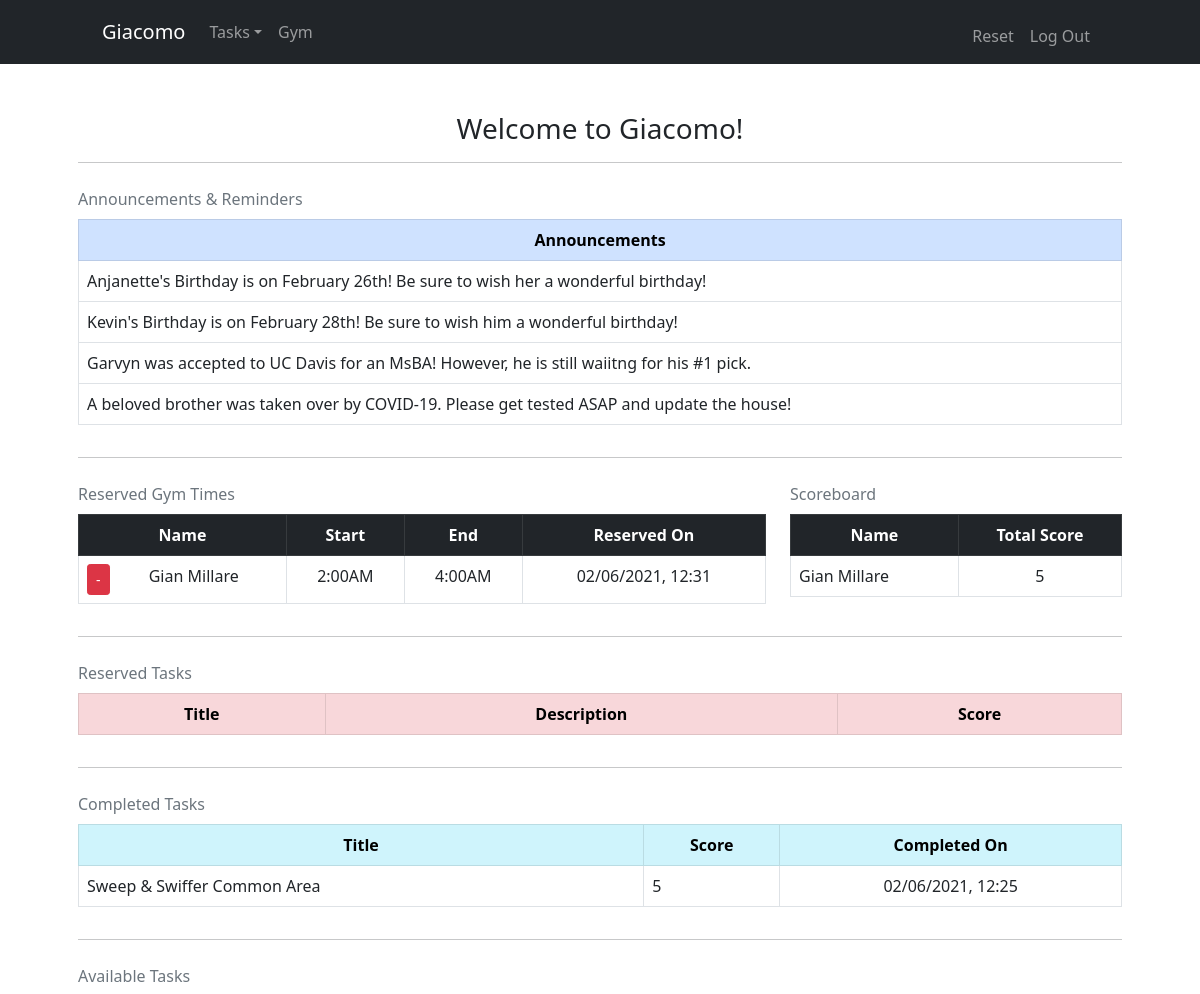
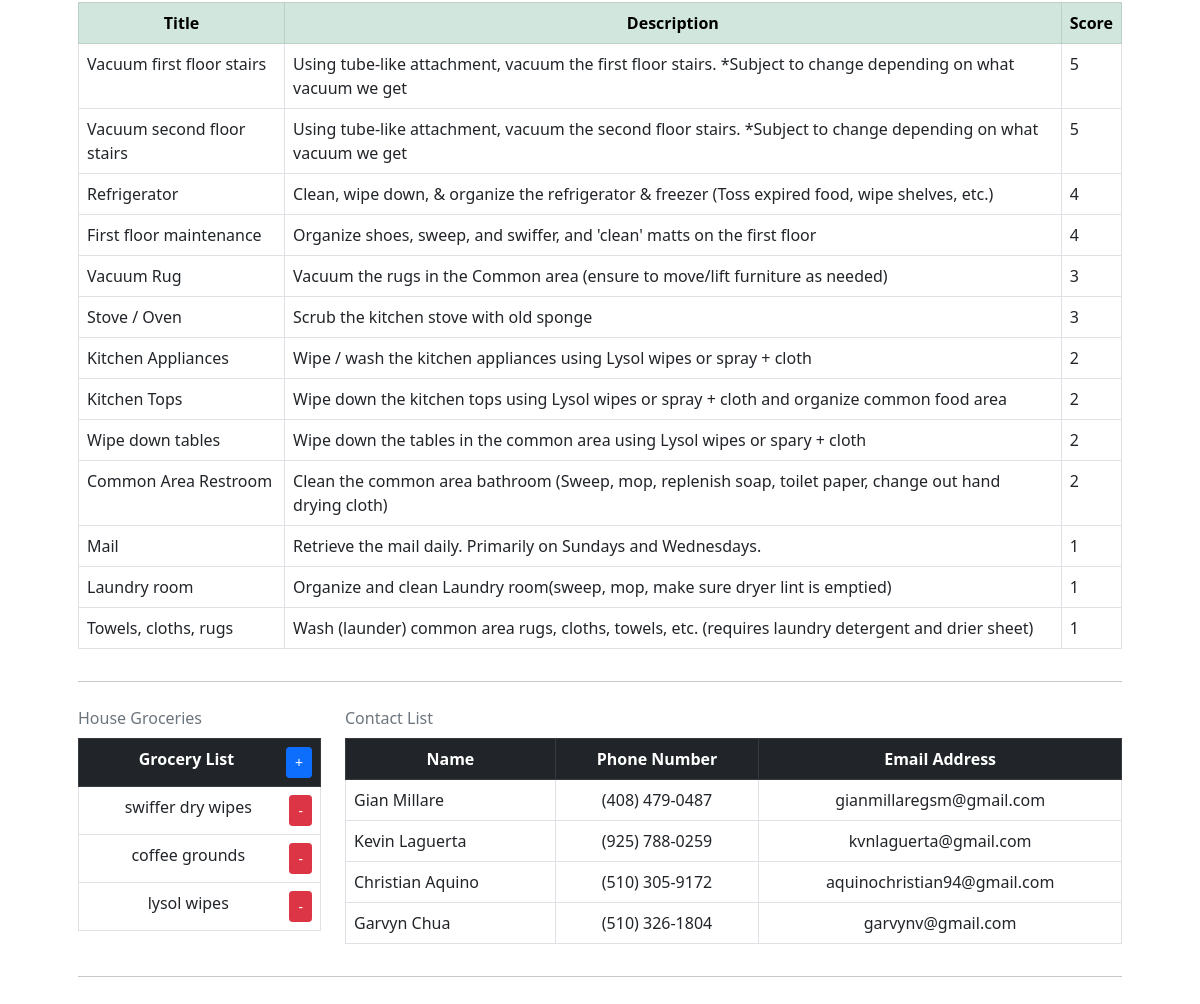
The page / (signed in) on the database its author committed (2 pictures, top to bottom).
### tables this page shows
CREATE TABLE "reserved_gym" (
reserve_id INTEGER PRIMARY KEY AUTOINCREMENT NOT NULL,
user_id INTEGER NOT NULL,
start TEXT NOT NULL,
end TEXT NOT NULL,
date DATE DEFAULT (datetime('now','localtime')));

CREATE TABLE 'housemates' (
'id' INTEGER PRIMARY KEY AUTOINCREMENT NOT NULL,
'name' VARCHAR(255) NOT NULL,
'username' VARCHAR(255) NOT NULL,
'password' VARCHAR(255) NOT NULL
);

CREATE TABLE "completed_tasks" (
'completed_id' INTEGER PRIMARY KEY AUTOINCREMENT NOT NULL,
'user_id' INTEGER NOT NULL,
'title' TEXT NOT NULL,
'score' INTEGER NOT NULL,
'completed_on' DATE DEFAULT (datetime('now','localtime')));

CREATE TABLE tasks (
task_id INTEGER PRIMARY KEY AUTOINCREMENT NOT NULL,
user_id INTEGER NOT NULL DEFAULT 0,
title TEXT NOT NULL,
description TEXT NOT NULL,
score INTEGER NOT NULL DEFAULT 1);

CREATE TABLE 'groceries' (
'item_id' INTEGER PRIMARY KEY AUTOINCREMENT NOT NULL,
'user_id' INTEGER NOT NULL DEFAULT 0,
'item' TEXT NOT NULL);

CREATE TABLE 'contacts' (
'name' TEXT NOT NULL,
'phone' TEXT NOT NULL,
'email' TEXT NOT NULL);

### app.py (the view, shortened to what this page needs)
@app.route("/", methods=["GET", "POST"])
@login_required
def index():
    c.execute("""
    SELECT reserve_id, title, description, score FROM reserved WHERE user_id = :user_id
    """, {"user_id": session["user_id"]})
    rows = c.fetchall()
    user_reserved_tasks = []
    c.execute("""
    SELECT title, score,
    STRFTIME('%m/%d/%Y, %H:%M',completed_on)
    FROM completed_tasks WHERE user_id = :user_id
    """, {"user_id": session["user_id"]})
    rows = c.fetchall()
    user_completed_tasks = []
    for row in rows:
        user_completed_tasks.append({
            "title": row[0],
            "score": row[1],
            "completed_on": row[2]
        })
    c.execute("""
    SELECT name, start, end,
    STRFTIME('%m/%d/%Y, %H:%M',date), reserve_id FROM housemates
    INNER JOIN reserved_gym
    ON housemates.id = reserved_gym.user_id
    """)
    results = c.fetchall()
    display_reserved_gym = []
    for i in results:
        display_reserved_gym.append({
            "reserve_id": i[4],
            "name": i[0],
            "start": i[1],
            "end": i[2],
            "date": i[3]
        })
    c.execute("""
    SELECT name, sum(score) FROM housemates
    INNER JOIN completed_tasks
    ON housemates.id = completed_tasks.user_id
    GROUP BY name;
    """)
    results = c.fetchall()
    scoreboard = []
    for i in results:
        scoreboard.append({
            "name": i[0],
            "score": i[1]
        })
    c.execute("""
    SELECT title, description, score FROM tasks WHERE user_id = 0 ORDER BY score DESC
    """)
    available_tasks = c.fetchall()
    displaying_available_tasks = []
    for i in available_tasks:
        displaying_available_tasks.append({
            "title": i[0],
            "description": i[1],
            "score": i[2]
        })
    c.execute("""
    SELECT item_id, item from groceries
    """)
    results = c.fetchall()
    items = []
    for i in results:
        items.append({
            'item_id': i[0],
            'item':i[1]
        })
    c.execute("""
    SELECT name, phone, email FROM contacts
    """)
    results = c.fetchall()
    contact_info = []
    for i in results:
        contact_info.append({
            'name': i[0],
            'phone': i[1],
            'email': i[2]
        })
    return render_template("index.html", user_reserved_tasks=user_reserved_tasks, items=items, user_completed_tasks=user_completed_tasks, displaying_available_tasks=displaying_available_tasks, contact_info=contact_info, scoreboard=scoreboard, display_reserved_gym=display_reserved_gym)

### helpers.py (called while the page is built)
def login_required(f):
    @wraps(f)
    def decorated_functions(*args, **kwargs):
        if session.get("user_id") is None:
            return redirect("/login")
        return f(*args, **kwargs)
    return decorated_functions

### templates/index.html (shortened to what this page needs)
{% extends "layout.html" %}
{% block main %}
    <h3 style="text-align: center;">Welcome to Giacomo!</h3>
    <hr>
    <div class="row">
        <div class="col-12">
            <table class="table table-bordered caption-top">
                <caption>Announcements & Reminders</caption>
                <thead class="table-primary">
                    <tr>
                        <th scope="col" style="text-align: center;">Announcements</th>
                    </tr>
                </thead>
                <tbody>
                    <tr>
                        <td scope="row">Anjanette's Birthday is on February 26th! Be sure to wish her a wonderful birthday!</td>
                    </tr>
                    <tr>
                        <td scope="row">Kevin's Birthday is on February 28th! Be sure to wish him a wonderful birthday!</td>
                    </tr>
                    <tr>
                        <td scope="row">Garvyn was accepted to UC Davis for an MsBA! However, he is still waiitng for his #1 pick.</td>
                    </tr>
                    <tr>
                        <td scope="row">A beloved brother was taken over by COVID-19. Please get tested ASAP and update the house!</td>
                    </tr>
                </tbody>
            </table>
        </div>
    </div>
    <hr>
    <div class="row">
        <div class="col-8">
            <table class="table table-bordered caption-top">
                <caption>Reserved Gym Times</caption>
                <thead class="table-dark">
                    <tr>
                        <th scope="col" style="text-align: center;">Name</th>
                        <th scope="col" style="text-align: center;">Start</th>
                        <th scope="col" style="text-align: center;">End</th>
                        <th scope="col" style="text-align: center;">Reserved On</th>
                    </tr>
                </thead>
                <tbody>
                    {% for i in display_reserved_gym %}
                    <tr>
                        <td style="text-align: center;"><form style="display: inline; float: left;" method="POST" action="{{ url_for('delete_gym', reserve_id=i.reserve_id) }}"><button class="btn btn-danger btn-sm" type="submit">-</button></form>{{ i.name }}</td>
                        <td style="text-align: center;">{{ i.start }}</td>
                        <td style="text-align: center;">{{ i.end }}</td>
                        <td style="text-align: center;">{{ i.date }}</td>
                    </tr>
                    {% endfor %}
                </tbody>
            </table>
        </div>
        <div class="col-4">
            <table class="table table-bordered caption-top">
                <caption>Scoreboard</caption>
                <thead class="table-dark">
                    <tr>
                        <th scope="col" style="text-align: center;">Name</th>
                        <th scope="col" style="text-align: center;">Total Score</th>
                    </tr>
                </thead>
                <tbody>
                    {% for i in scoreboard %}
                    <tr>
                        <td>{{ i.name }}</td>
                        <td style="text-align: center;">{{ i.score }}</td>
                    </tr>
                    {% endfor %}
                </tbody>
            </table>
        </div>
    </div>
    <hr>
    <div class="row">
        <div class="col-12">
            <table class="table table-bordered caption-top">
                <caption>Reserved Tasks</caption>
                <thead class="table-danger">
                    <tr>
                        <th scope="col" style="text-align: center;">Title</th>
                        <th scope="col" style="text-align: center;">Description</th>
                        <th scope="col" style="text-align: center;">Score</th>
                    </tr>
                </thead>
            </table>
        </div>
    </div>
    <hr>
    <div class="row">
        <div class="col-12">
            <table class="table table-bordered caption-top">
                <caption>Completed Tasks</caption>
                <thead class="table-info">
                    <tr>
                        <th scope="col" style="text-align: center;">Title</th>
                        <th scope="col" style="text-align: center;">Score</th>
                        <th scope="col" style="text-align: center;">Completed On</th>
                    </tr>
                </thead>
                <tbody>
                    {% for i in user_completed_tasks %}
                    <tr>
                        <td>{{ i["title"] }}</td>
                        <td>{{ i["score"] }}</td>
                        <td style="text-align: center;">{{ i["completed_on"] }}</td>
                    </tr>
                    {% endfor %}
                </tbody>
            </table>
        </div>
    </div>
    <hr>
    <div class="row">
        <div class="col-12">
            <table class="table table-bordered caption-top">
                <caption>Available Tasks</caption>
                <thead class="table-success">
                    <tr>
                        <th scope="col" style="text-align: center;">Title</th>
                        <th scope="col" style="text-align: center;">Description</th>
                        <th scope="col" style="text-align: center;">Score</th>
                    </tr>
                </thead>
                <tbody>
                    {% for i in displaying_available_tasks %}
                        <tr>
                            <td>{{ i.title }}</td>
                            <td>{{ i.description }}</td>
                            <td>{{ i.score }}</td>
                        </tr>
                    {% endfor %}
                </tbody>
            </table>
        </div>
    </div>
    <hr>
    <div class="row">
        <div class="col-3">
            <table class="table table-bordered caption-top">
                <caption>House Groceries</caption>
                <thead class="table-dark">
                    <tr>
                        <th scope="col" style="text-align: center;">Grocery List<a href="/add_grocery" style="float: right;" class="btn btn-primary btn-sm" role="button">+</a></th>
                    </tr>
                </thead>
                <tbody>
                    {% for item in items %}
                    <tr style="text-align: center;">
                        <td>{{ item.item }} <form style="display: inline; float: right;" method="POST" action="{{ url_for('delete_grocery', item_id=item.item_id) }}"><button class="btn btn-danger btn-sm" type="submit">-</button></form> </td>
                    </tr>
                    {% endfor %}
                </tbody>
            </table>
        </div>
        <div class="col-9">
            <table class="table table-bordered caption-top">
                <caption>Contact List</caption>
                <thead class="table-dark">
                    <tr>
                        <th scope="col" style="text-align: center;">Name</th>
                        <th scope="col" style="text-align: center;">Phone Number</th>
                        <th scope="col" style="text-align: center;">Email Address</th>
                    </tr>
                </thead>
                <tbody>
                    {% for i in contact_info %}
                    <tr>
                        <td>{{ i["name"] }}</td>
                        <td style="text-align: center;">{{ i["phone"] }}</td>
                        <td style="text-align: center;">{{ i["email"] }}</td>
                    </tr>
                    {% endfor %}
                </tbody>
            </table>
        </div>
    </div>
    <hr>
{% endblock %}

### templates/layout.html (shortened to what this page needs)
<!DOCTYPE html>
<html lang="en">
    <head>
        <link href="https://cdn.jsdelivr.net/npm/bootstrap@5.0.0-beta1/dist/css/bootstrap.min.css" rel="stylesheet">
        <link href="/static/styles.css" rel="stylesheet">
    </head>
    <body>
        <nav class="navbar navbar-expand-lg navbar-dark bg-dark">
                <div class="container-fluid">
                    <a class="navbar-brand" href="/">Giacomo</a>
                    <div class="collapse navbar-collapse" id="navbarSupportedContent">
                        {% if session.user_id %}
                            <ul class="navbar-nav me-auto mb-2 mb-lg-0">
                                <li class="nav-item dropdown">
                                    <a class="nav-link dropdown-toggle" href="#" id="navbarDropdown" role="button" data-bs-toggle="dropdown" aria-expanded="false">Tasks</a>
                                </li>
                                <li class="nav-item">
                                    <a class="nav-link" href="/gym" tabindex="-1" aria-disabled="true">Gym</a>
                                </li>
                            </ul>
                            <ul class="navbar-nav ms-auto mt-2">
                                <li class="nav-item"><a class="nav-link" href="/reset">Reset</a></li>
                                <li class="nav-item"><a class="nav-link" href="/logout">Log Out</a></li>
                            </ul>
                        {% else %}
                            <ul class="navbar-nav ms-auto mt-2">
                                <li class="nav-item"><a class="nav-link" href="/register">Register</a></li>
                                <li class="nav-item"><a class="nav-link" href="/login">Log In</a></li>
                            </ul>
                        {% endif %}
                    </div>
                </div>
        </nav>
        <main class="container p-5">
            {% block main %}{% endblock %}
        </main>
    </body>
</html>

### static/styles.css (style rules this page uses)
@media screen and (min-width:768px) { .navbar { padding-left:90px; padding-right:90px; } }

### rows shown on the page
reserved_gym: name "Gian Millare", start "2:00AM", end "4:00AM", date "02/06/2021, 12:31"
completed_tasks: title "Sweep & Swiffer Common Area", score "5", completed_on "02/06/2021, 12:25"
tasks: title "Vacuum first floor stairs", description "Using tube-like attachment, vacuum the first floor stairs. *Subject to change depending on what vacuum we get", score "5"
tasks: title "Vacuum second floor stairs", description "Using tube-like attachment, vacuum the second floor stairs. *Subject to change depending on what vacuum we get", score "5"
tasks: title "Refrigerator", description "Clean, wipe down, & organize the refrigerator & freezer (Toss expired food, wipe shelves, etc.)", score "4"
tasks: title "First floor maintenance", description "Organize shoes, sweep, and swiffer, and 'clean' matts on the first floor", score "4"
tasks: title "Vacuum Rug", description "Vacuum the rugs in the Common area (ensure to move/lift furniture as needed)", score "3"
tasks: title "Stove / Oven", description "Scrub the kitchen stove with old sponge", score "3"
tasks: title "Kitchen Appliances", description "Wipe / wash the kitchen appliances using Lysol wipes or spray + cloth", score "2"
tasks: title "Kitchen Tops", description "Wipe down the kitchen tops using Lysol wipes or spray + cloth and organize common food area", score "2"
tasks: title "Wipe down tables", description "Wipe down the tables in the common area using Lysol wipes or spary + cloth", score "2"
tasks: title "Common Area Restroom", description "Clean the common area bathroom (Sweep, mop, replenish soap, toilet paper, change out hand drying cloth)", score "2"
tasks: title "Mail", description "Retrieve the mail daily. Primarily on Sundays and Wednesdays.", score "1"
tasks: title "Laundry room", description "Organize and clean Laundry room(sweep, mop, make sure dryer lint is emptied)", score "1"
tasks: title "Towels, cloths, rugs", description "Wash (launder) common area rugs, cloths, towels, etc. (requires laundry detergent and drier sheet)", score "1"
groceries: item "swiffer dry wipes"
groceries: item "coffee grounds"
groceries: item "lysol wipes"
contacts: name "Gian Millare", phone "(408) 479-0487", email "gianmillaregsm@gmail.com"
contacts: name "Kevin Laguerta", phone "(925) 788-0259", email "kvnlaguerta@gmail.com"
contacts: name "Christian Aquino", phone "(510) 305-9172", email "aquinochristian94@gmail.com"
contacts: name "Garvyn Chua", phone "(510) 326-1804", email "garvynv@gmail.com"

### other values the page prints
{{ i.name }} "Gian Millare"
{{ i.score }} "5"
